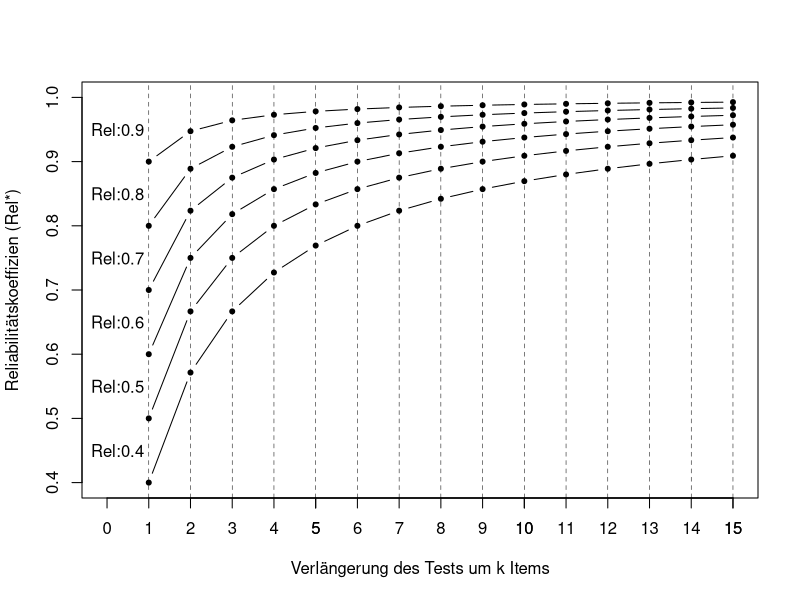
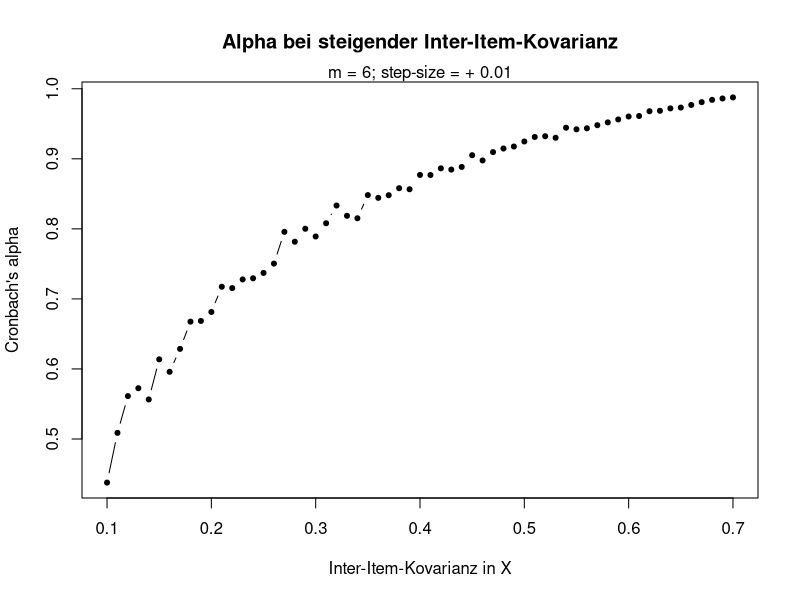
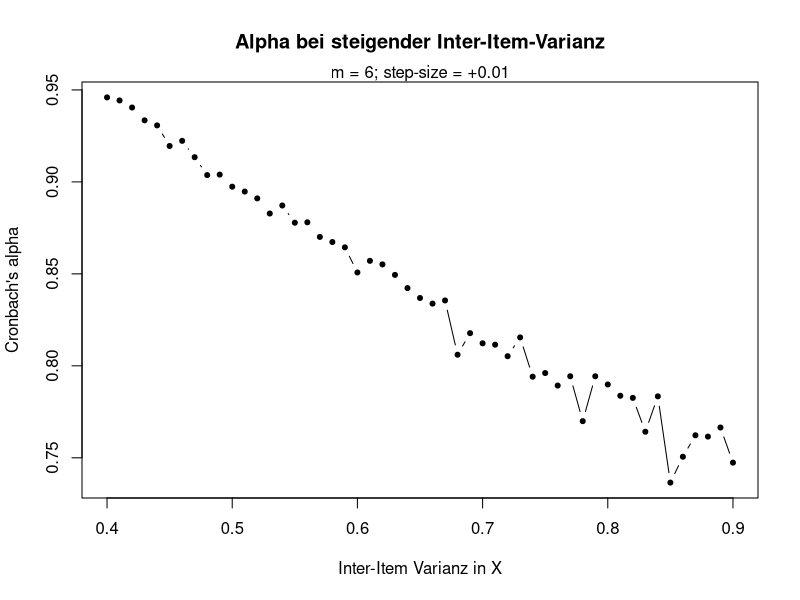

Source code (R) for these figures, in order:
## ---- chunk 1
knitr::opts_chunk$set(echo = TRUE)
## ---- chunk 2
set.seed(123)
## ---- chunk 3
# Tau-parallel
M <- 8
mu <- c(5,4,3,4,5,3,5,4)
# Kovarianzmatrix
Sigma <- matrix(
  c(.8, .5, .5, .5, .5, .5, .5, .5,
    .5, .8, .5, .5, .5, .5, .5, .5,
    .5, .5, .8, .5, .5, .5, .5, .5,
    .5, .5, .5, .8, .5, .5, .5, .5,
    .5, .5, .5, .5, .8, .5, .5, .5,
    .5, .5, .5, .5, .5, .8, .5, .5,
    .5, .5, .5, .5, .5, .5, .8, .5,
    .5, .5, .5, .5, .5, .5, .5, .8),
  M,M)
N <- 1000
# Multivariate Half-Normal Distribution
X <- data.frame(abs(MASS::mvrnorm(N, mu, Sigma)))
## ---- chunk 4
even <- seq(1,8, by=2)
uneven <- seq(2,8, by=2)
rsx_even <- rowSums(X[,even])
rsx_uneven <- rowSums(X[,uneven])
# Halbtestreliabilität
(Rel_halb <- cor(rsx_even, rsx_uneven))
## ---- chunk 5
Rel_SBK <- function(X_p, X_q) {
  r <- cor(X_p, X_q)
  2 * r / (1+r)
}
## ---- chunk 6
set.seed(123)
N <- 1000 
X <- data.frame(MASS::mvrnorm(N, mu, Sigma))
even <- seq(1,8, by=2)
uneven <- seq(2,8, by=2)
X_p <- rowSums(X[, even])
X_q <- rowSums(X[, uneven])
## ---- chunk 7
Rel_SBK(X_p, X_q)
## ---- chunk 8
set.seed(123)
## ---- chunk 9
N <- 100 
X <- data.frame(MASS::mvrnorm(N, mu, Sigma))
m <- length(X) ; seq <- seq(m)
rseq <- sample(seq, m, replace=FALSE)
X_p <- rowSums(X[,rseq[1:4]])
X_q <- rowSums(X[,rseq[5:8]])
(Rel_halb <- cor(X_p, X_q))
round(Rel_halb, 2)
## ---- chunk 10
Rel_SBK(X_p, X_q)
## ---- chunk 11
set.seed(123)
## ---- chunk 12
# Essenziell Tau-Äquivalent
M <- 8
mu <- c(5,4,3,4,5,3,5,4)
# Kovarianzmatrix
Sigma <- matrix(
  c(1.8, .5, .5, .5, .5, .5, .5, .5,
    .5, 1.7, .5, .5, .5, .5, .5, .5,
    .5, .5, 1.8, .5, .5, .5, .5, .5,
    .5, .5, .5, 1.6, .5, .5, .5, .5,
    .5, .5, .5, .5, 1.6, .5, .5, .5,
    .5, .5, .5, .5, .5, 1.7, .5, .5,
    .5, .5, .5, .5, .5, .5, 1.8, .5,
    .5, .5, .5, .5, .5, .5, .5, 1.8),
  M,M)
N <- 1000 
# Multivariate Half-Normal Distribution
X <- data.frame(abs(MASS::mvrnorm(N, mu, Sigma)))
## ---- chunk 13
VCOV <- cov(X)
V_items <- diag(VCOV)
V_X <- sum(VCOV)
list("Gesamtvarianz" = round(V_X, 2),
     "Itemvarianz" = round(V_items,2))
## ---- chunk 14
alpha <- function(X) {
  VCOV <- cov(X) ; m <- length(X)
  V_x <- sum(VCOV) ; V_xi <- sum(diag(VCOV))
  m/(m-1) * (1-(V_xi/V_x))
}
## ---- chunk 15
set.seed(123)
N <- 1000 
X <- data.frame(MASS::mvrnorm(N, mu, Sigma))
alpha(X)
## ---- chunk 16
item_stats <- psych::alpha(X)
item_stats$total[["raw_alpha"]]
## ---- chunk 17
set.seed(123)
## ---- chunk 18
# Tau-parallel
M <- 8
mu <- c(5,4,3,4,5,3,5,4)
# Kovarianzmatrix
Sigma <- matrix(
  c(.8, .5, .5, .5, .5, .5, .5, .5,
    .5, .8, .5, .5, .5, .5, .5, .5,
    .5, .5, .8, .5, .5, .5, .5, .5,
    .5, .5, .5, .8, .5, .5, .5, .5,
    .5, .5, .5, .5, .8, .5, .5, .5,
    .5, .5, .5, .5, .5, .8, .5, .5,
    .5, .5, .5, .5, .5, .5, .8, .5,
    .5, .5, .5, .5, .5, .5, .5, .8),
  M,M)
N <- 100
X <- data.frame(MASS::mvrnorm(N, mu, Sigma))
## ---- chunk 19
# Varianz-Kovarianz-Matrix
VCOV <- cov(X)
# Summe der Varianzen
V_items <- diag(VCOV)
# Gesamtvarianz
V_X <- sum(VCOV)
# Kennwerte
ls <- 
list("Gesamtvarianz" = round(V_X, 2),
     "Itemvarianz" = round(V_items,2))
## ---- chunk 20
alpha(X)
## ---- chunk 21
set.seed(123)
## ---- chunk 22
# Essenziell Tau-Äquivalent
M <- 6
mu <- c(5,4,3,4,5,3)
# Kovarianzmatrix
Sigma <- matrix(
  c(.8, .4, .4, .4, .4, .4,
    .4, .7, .4, .4, .4, .4,
    .4, .4, .8, .4, .4, .4,
    .4, .4, .4, .7, .4, .4,
    .4, .4, .4, .4, .8, .4,
    .4, .4, .4, .4, .4, .7),
  M,M)
N <- 100 
# Multivariate Half-Normal Distribution
X <- data.frame(abs(MASS::mvrnorm(N, mu, Sigma)))
## ---- chunk 23
alpha(X)
## ---- chunk 24
calc_k <- function(Rel_ast, Rel) {
 (Rel_ast * (1-Rel)) / (Rel * (1 -Rel_ast))
}
Rel_ast <- 0.99 ; Rel <- 0.87
calc_k(Rel_ast, Rel)
## ---- chunk 25
calc_k(Rel_ast=0.9, Rel=0.45)
## ---- chunk 26
calc_Rel_ast <- function(k, Rel) {
  (k * Rel) / (1 + (k-1) * Rel)
}
ks <- 1:15
plot(c(0,15), c(0.4,1), type = "n",
     xlab="Verlängerung des Tests um k Items",
     ylab="Reliabilitätskoeffizien (Rel*)")
axis(1, at = ks)
rs <- seq(0.4, 0.9, by=0.1)
lapply(rs, function(r) points(ks, lapply(ks, function(k) calc_Rel_ast(k, r)), 
                              type = "b", pch=20))
text(0.25, rs + 0.05, paste0("Rel:", rs))
abline(v = ks, lty=2, lwd=.5)
## ---- chunk 27
# Essenziell Tau-Äquivalent
M <- 6
mu <- c(5,4,3,4,5,3)
# Kovarianzmatrix
Sigma <- matrix(
  c(.8, .1, .1, .1, .1, .1,
    .1, .7, .1, .1, .1, .1,
    .1, .1, .8, .1, .1, .1,
    .1, .1, .1, .7, .1, .1,
    .1, .1, .1, .1, .8, .1,
    .1, .1, .1, .1, .1, .7),
  M,M)
N <- 1000 
# Multivariate Half-Normal Distribution
X <- data.frame(abs(MASS::mvrnorm(N, mu, Sigma)))
## ---- chunk 28
sigmas <- seq(0.1, 0.7, by=0.01)
sim_alpha <- function(sigma){
  M <- 6
  mu <- c(5,4,3,4,5,3)
  Sigma <- matrix(rep(sigma, M^2), M)
  diag(Sigma) <- rep(c(.8,.7), 3)
  N <- 1e3
  X <- data.frame(abs(MASS::mvrnorm(N, mu, Sigma)))
  alpha(X)
}
alphas <- lapply(sigmas, sim_alpha)
plot(sigmas, alphas, xlab="Inter-Item-Kovarianz in X", ylab = "Cronbach's alpha",
     type="b", pch=20, main = "Alpha bei steigender Inter-Item-Kovarianz")
mtext("m = 6; step-size = + 0.01")
## ---- chunk 29
# Essenziell Tau-Äquivalent
M <- 6
mu <- c(5,4,3,4,5,3)
# Kovarianzmatrix
Sigma <- matrix(
  c(.2, .1, .1, .1, .1, .1,
    .1, .2, .1, .1, .1, .1,
    .1, .1, .2, .1, .1, .1,
    .1, .1, .1, .2, .1, .1,
    .1, .1, .1, .1, .2, .1,
    .1, .1, .1, .1, .1, .2),
  M,M)
N <- 1e3
# Multivariate Half-Normal Distribution
X <- data.frame(abs(MASS::mvrnorm(N, mu, Sigma)))
## ---- chunk 30
sim_alpha <- function(sigma_sq){
  M <- 6
  mu <- c(5,4,3,4,5,3)
  Sigma <- matrix(rep(0.3, M^2), M)
  diag(Sigma) <- rep(sigma_sq, M)
  N <- 1e3
  X <- data.frame(abs(MASS::mvrnorm(N, mu, Sigma)))
  alpha(X)
}
sigma_sqs <- seq(0.4, 0.9, by = 0.01)
alphas <- lapply(sigma_sqs, sim_alpha)
plot(sigma_sqs, alphas, xlab="Inter-Item Varianz in X", ylab = "Cronbach's alpha", type="b", pch=20, main = "Alpha bei steigender Inter-Item-Varianz")
mtext("m = 6; step-size = +0.01")
## ---- chunk 31
if(!requireNamespace("MASS", quietly = TRUE)) {
  msg <- "'MASS' is not installed, want to install it? Type 'yes' or 'no'."
  answer <- readline(prompt = message(msg))
  no_msg <- "Did not install the package `MASS`."
  switch(answer,
         yes = install.packages("MASS"),
         no = stop(no_msg, call. = FALSE),
         stop("Please answer 'yes' or 'no' (omitt quotes!)" ))
} else {
 message("`MASS is already installed!") ; Sys.sleep(1)
 message("Time to rock!\n(*weird guitar sound*)")
}
## ---- chunk 32
M <- 4
mu <- rep(5,M)
# Covariance Matrix
Sigma <- matrix(
  c(.8, .5, .5, .5,
    .5, .8, .5, .5,
    .5, .5, .8, .5,
    .5, .5, .5, .8),
  M,M)
N <- 1e5
X <- data.frame(MASS::mvrnorm(N, mu, Sigma))
# Spaltenmittelwerte (gerundet)
round(colMeans(X), digits = 1)
# Kovarianzmatrix
round(cov(X), digits = 1)
## ---- chunk 33
M <- 4
mu <- c(5,4,3,4)
# Kovarianzmatrix
Sigma <- matrix(
  c(.8, .5, .5, .5,
    .5, .8, .5, .5,
    .5, .5, .8, .5,
    .5, .5, .5, .8),
  M,M)
N <- 1e5
X <- data.frame(MASS::mvrnorm(N, mu, Sigma))
# Spaltenmittelwerte (gerundet)
round(colMeans(X), digits = 1)
# Kovarianzmatrix
round(cov(X), digits = 1)
## ---- chunk 34
M <- 4
mu <- rep(5,M)
# Kovarianzmatrix
Sigma <- matrix(
  c(.7, .5, .5, .5,
    .5, .8, .5, .5,
    .5, .5, .7, .5,
    .5, .5, .5, .6),
  M,M)
N <- 1e5
X <- data.frame(MASS::mvrnorm(N, mu, Sigma))
# Spaltenmittelwerte (gerundet)
round(colMeans(X), digits = 1)
# Kovarianzmatrix
round(cov(X), digits = 1)
## ---- chunk 35
M <- 4
mu <- c(5,4,3,4)
# Kovarianzmatrix
Sigma <- matrix(
  c(.7, .5, .5, .5,
    .5, .8, .5, .5,
    .5, .5, .7, .5,
    .5, .5, .5, .6),
  M,M)
N <- 1e5
X <- data.frame(MASS::mvrnorm(N, mu, Sigma))
# Spaltenmittelwerte (gerundet)
round(colMeans(X), digits = 1)
# Kovarianzmatrix
round(cov(X), digits = 1)
## ---- chunk 36
M <- 4
mu <- c(5,4,3,4)
# Kovarianzmatrix
Sigma <- matrix(
  c(.7, .5, .6, .7,
    .5, .8, .5, .6,
    .6, .5, .7, .5,
    .7, .6, .5, .8),
  M,M)
N <- 1e5
X <- data.frame(MASS::mvrnorm(N, mu, Sigma))
# Spaltenmittelwerte (gerundet)
round(colMeans(X), digits = 1)
# Kovarianzmatrix
round(cov(X), digits = 1)
